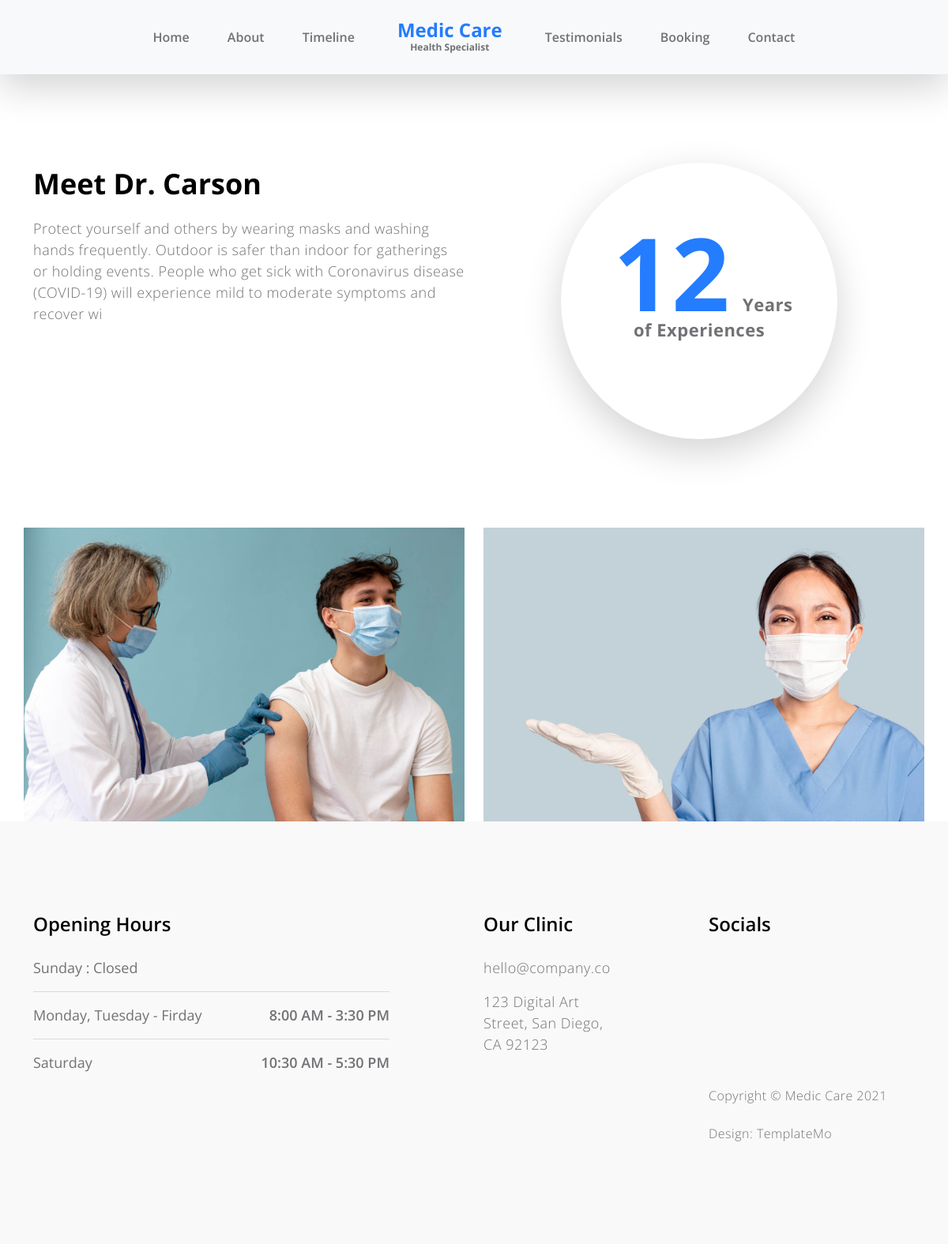
The page /about/ on the database its author committed.
### main/models.py (models this page shows, shortened)
class About(models.Model):
    drName = models.CharField('Dr. name', max_length=50)
    about = models.CharField('About Dr. ', max_length=250)
    years = models.CharField('Years ', max_length=250)
    class Meta:
        verbose_name = 'About'
        verbose_name_plural = 'Abouts'

### main/views.py (the view)
# urls.py: path('about/', about, name='about' ),
def about(request):
    template_name = 'about.html'
    contexet = About.objects.all()
    return render(request, template_name, {'contexet':contexet} )

### main/templates/about.html (shortened to what this page needs)
{% extends 'base.html' %}
{% load static %}
    {% block css %}
        <link href="{% static 'css/bootstrap.min.css' %}" rel="stylesheet">
        <link href="{% static 'css/bootstrap-icons.css' %}" rel="stylesheet">
        <link href="{% static 'css/owl.carousel.min.css' %}" rel="stylesheet">
        <link href="{% static 'css/owl.theme.default.min.css' %}" rel="stylesheet">
        <link href="{% static 'css/templatemo-medic-care.css' %}" rel="stylesheet">
    {% endblock %}
{% block content%}
            <section class="section-padding" id="about">
                <div class="container">
                    {% for i in contexet %}
                    <div class="row">
                        <div class="col-lg-6 col-md-6 col-12">
                            <h2 class="mb-lg-3 mb-3">{{ i.drName }}</h2>
                            <p>{{ i.about }}</p>
                        </div>
                        <div class="col-lg-4 col-md-5 col-12 mx-auto">
                            <div class="featured-circle bg-white shadow-lg d-flex justify-content-center align-items-center">
                                <p class="featured-text"><span class="featured-number">12</span> Years<br> of Experiences</p>
                            </div>
                        </div>
                    </div>
                    {% endfor %}
                </div>
            </section>
            <section class="gallery">
                <div class="container">
                    <div class="row">
                        <div class="col-lg-6 col-6 ps-0">
                            <img src="../../media/media/medium-shot-man-getting-vaccine.jpg" class="img-fluid galleryImage" alt="get a vaccine" title="get a vaccine for yourself">
                        </div>
                        <div class="col-lg-6 col-6 pe-0">
                            <img src="../../media/media/female-doctor-with-presenting-hand-gesture.jpg" class="img-fluid galleryImage" alt="wear a mask" title="wear a mask to protect yourself">
                        </div>
                    </div>
                </div>
            </section>
{% endblock %}

### main/static/css/templatemo-medic-care.css (style rules this page uses)
:root { --white-color: #FFFFFF; --primary-color: #247cff; --section-bg-color: #F9F9F9; --dark-color: #000000; --title-color: #565758; --p-color: #717275; --border-color: #eaeaea; --body-font-family: 'Open Sans', sans-serif; --h1-font-size: 48px; --h2-font-size: 36px; --h3-font-size: 32px; --h4-font-size: 28px; --h5-font-size: 24px; --h6-font-size: 22px; --p-font-size: 18px; --menu-font-size: 16px; --font-weight-light: 300; --font-weight-normal: 400; --font-weight-semibold: 600; --font-weight-bold: 700; }
body { background: var(--white-color); font-family: var(--body-font-family); position: relative; padding-top: 94px; }
h2, h3, h4, h5, h6 { color: var(--dark-color); line-height: inherit; }
h1, h2, h3, h4, h5, h6 { font-weight: var(--font-weight-semibold); }
h1, h2 { font-weight: var(--font-weight-bold); }
h2 { font-size: var(--h2-font-size); }
p { color: var(--p-color); font-size: var(--p-font-size); font-weight: var(--font-weight-light); letter-spacing: 0.5px; }
.section-padding { padding-top: 7rem; padding-bottom: 7rem; }
.featured-circle { border-radius: 100%; width: 350px; height: 350px; margin: 0 auto; padding: 0 20px; }
.featured-text { font-size: var(--h6-font-size); line-height: 2rem; font-weight: var(--font-weight-bold); text-align: center; margin-bottom: 0; }
.featured-number { color: var(--primary-color); font-size: 8rem; margin: 0 10px; }

### rows shown on the page
About: drName "Meet Dr. Carson", about "Protect yourself and others by wearing masks and washing hands frequently. Outdoor is safer than indoor for gatherings or holding events. People who get sick with Coronavirus disease (COVID-19) will experience mild to moderate symptoms and recover wi"
